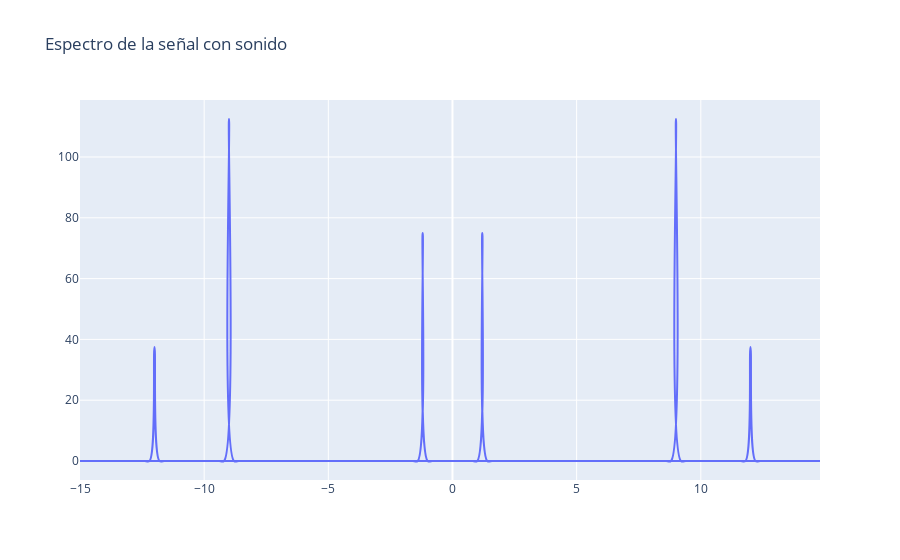
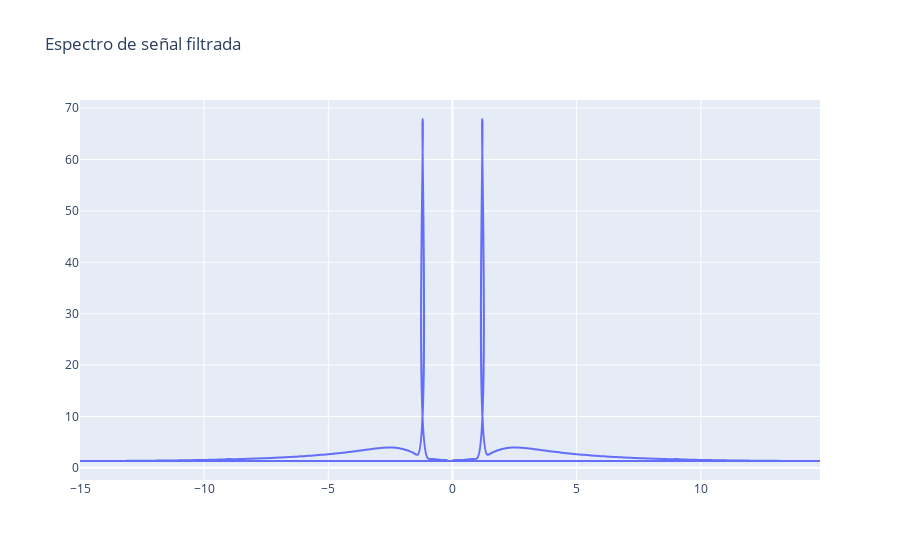
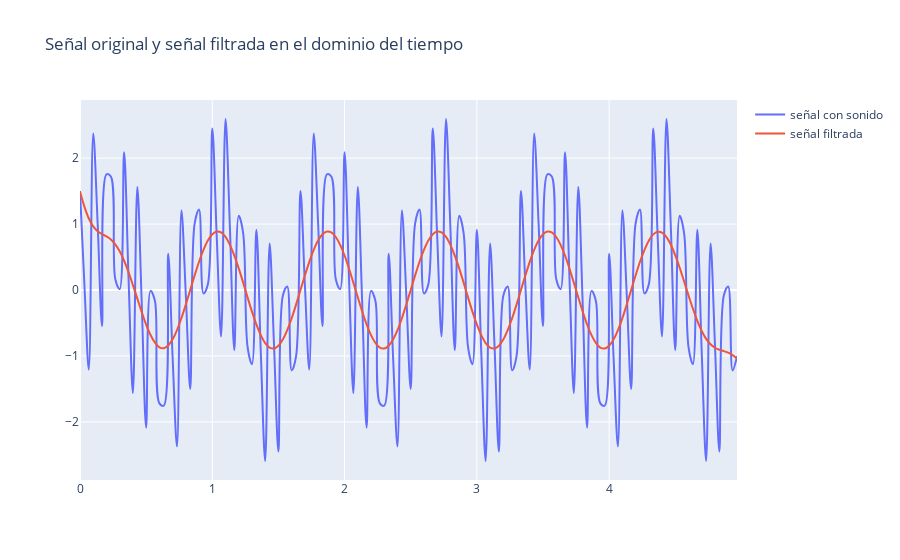
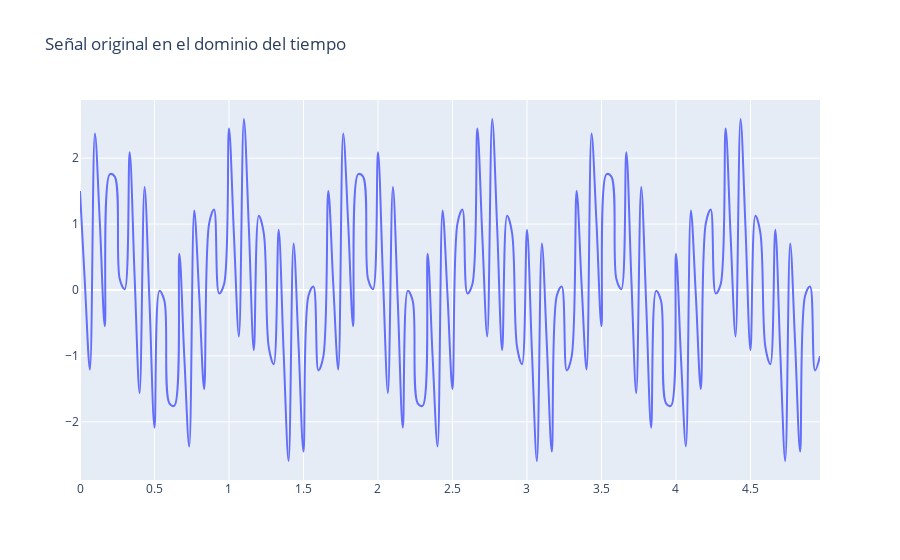

Notebook source saved alongside these figures, in order:
### Code cell
import numpy as np
import plotly.graph_objects as go
from scipy.signal import butter, filtfilt

# Requerimientos del filtro

T = 5.0         # Periodo de muestreo
fs = 30.0       # Tasa de muestreo, Hz
cutoff = 2      # Frecuencia de corte deseada del filtro, Hz, ligeramente mayor que la frecuencia real de 1.2 Hz
nyq = 0.5 * fs  # Frecuencia de Nyquist
order = 2       # Una onda senoidal puede representarse aproximadamente como cuadrática
n = int(T * fs)  # Número total de muestras

# Generar el vector de tiempo 't'
t = np.linspace(0, T, n, endpoint=False)

# Onda senoidal
sig = np.sin(1.2 * 2 * np.pi * t)

# Agregar algo de sonido
noise = 1.5 * np.cos(9 * 2 * np.pi * t) + 0.5 * np.sin(12.0 * 2 * np.pi * t)
data = sig + noise

# Funcion para el filtro de paso bajo
def butter_lowpass_filter(data, cutoff, fs, order):
    normal_cutoff = cutoff / nyq
    b, a = butter(order, normal_cutoff, btype='low', analog=False)
    filter_data = filtfilt(b, a, data)
    return filter_data

# Calcular señal filtrada y espectros de las señales
espectro_sennal_og=np.fft.fft(data)
filter_data = butter_lowpass_filter(data, cutoff, fs, order)
espectro_sennal_filtrada=np.fft.fft(filter_data)

# Calcular frecuencias para el espectro
frequencies = np.fft.fftfreq(n, 1/fs)

# Graficar señales

# Espectro de señal con sonido
fig = go.Figure()
fig.add_trace(go.Scatter(x=frequencies,
                         y=np.abs(espectro_sennal_og),
                         line=dict(shape="spline"),
                         name="espectro señal con sonido"
))
fig.update_layout(title='Espectro de la señal con sonido')
fig.show()

# Espectro de señal filtrada

fig2=go.Figure()
fig2.add_trace(go.Scatter(x=frequencies,
                          y=np.abs(espectro_sennal_filtrada),
                          line=dict(shape='spline'),
                          name='espectro sennal filtrada'
))
fig2.update_layout(title="Espectro de señal filtrada")
fig2.show()

#Senal filtrada y señal original

fig3=go.Figure()
fig3.add_trace(go.Scatter(
    x=t,
    y=data,
    line=dict(shape='spline'),
    name="señal con sonido"
))
fig3.add_trace(go.Scatter(
    x=t,
    y=filter_data,
    line=dict(shape='spline'),
    name="señal filtrada"
))
fig3.update_layout(title="Señal original y señal filtrada en el dominio del tiempo")
fig3.show()

# Senal con sonido

fig4=go.Figure()
fig4.add_trace(go.Scatter(
    x=t,
    y=data,
    line=dict(shape='spline'),
    name="señal con sonido"
))
fig4.update_layout(title="Señal original en el dominio del tiempo")
fig4.show()

### Figure 1 — Plotly figure (JSON) as saved in the notebook; plotly's stock layout.template omitted (floating-point values rounded to 4 significant figures; data arrays with more than 128 entries replaced by an {"elided": "..."} marker saying what was removed)
{"data": [{"line": {"shape": "spline"}, "name": "espectro señal con sonido", "type": "scatter", "x": {"elided": "150 float values"}, "y": {"elided": "150 float values"}}], "layout": {"title": {"text": "Espectro de la señal con sonido"}}}

### Figure 2 — Plotly figure (JSON) as saved in the notebook; plotly's stock layout.template omitted (floating-point values rounded to 4 significant figures; data arrays with more than 128 entries replaced by an {"elided": "..."} marker saying what was removed)
{"data": [{"line": {"shape": "spline"}, "name": "espectro sennal filtrada", "type": "scatter", "x": {"elided": "150 float values"}, "y": {"elided": "150 float values"}}], "layout": {"title": {"text": "Espectro de señal filtrada"}}}

### Figure 3 — Plotly figure (JSON) as saved in the notebook; plotly's stock layout.template omitted (floating-point values rounded to 4 significant figures; data arrays with more than 128 entries replaced by an {"elided": "..."} marker saying what was removed)
{"data": [{"line": {"shape": "spline"}, "name": "señal con sonido", "type": "scatter", "x": {"elided": "150 float values"}, "y": {"elided": "150 float values"}}, {"line": {"shape": "spline"}, "name": "señal filtrada", "type": "scatter", "x": {"elided": "150 float values"}, "y": {"elided": "150 float values"}}], "layout": {"title": {"text": "Señal original y señal filtrada en el dominio del tiempo"}}}

### Figure 4 — Plotly figure (JSON) as saved in the notebook; plotly's stock layout.template omitted (floating-point values rounded to 4 significant figures; data arrays with more than 128 entries replaced by an {"elided": "..."} marker saying what was removed)
{"data": [{"line": {"shape": "spline"}, "name": "señal con sonido", "type": "scatter", "x": {"elided": "150 float values"}, "y": {"elided": "150 float values"}}], "layout": {"title": {"text": "Señal original en el dominio del tiempo"}}}
